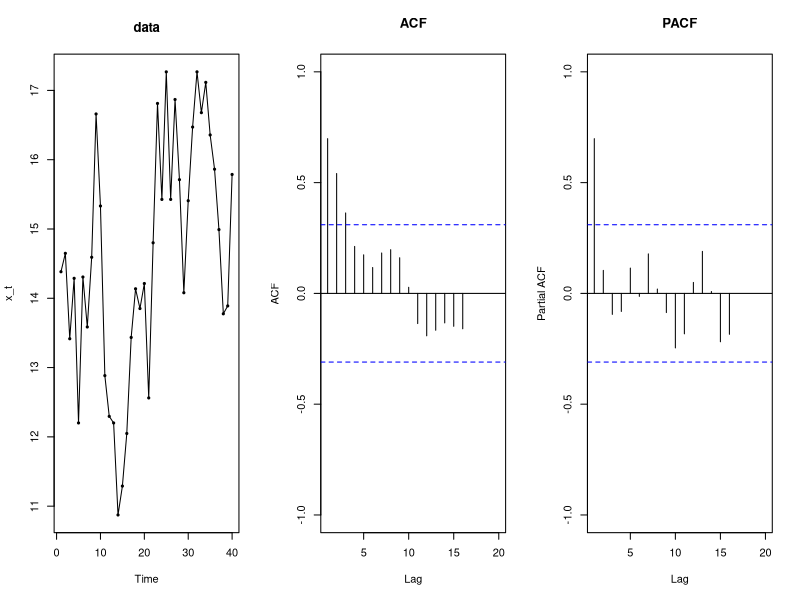
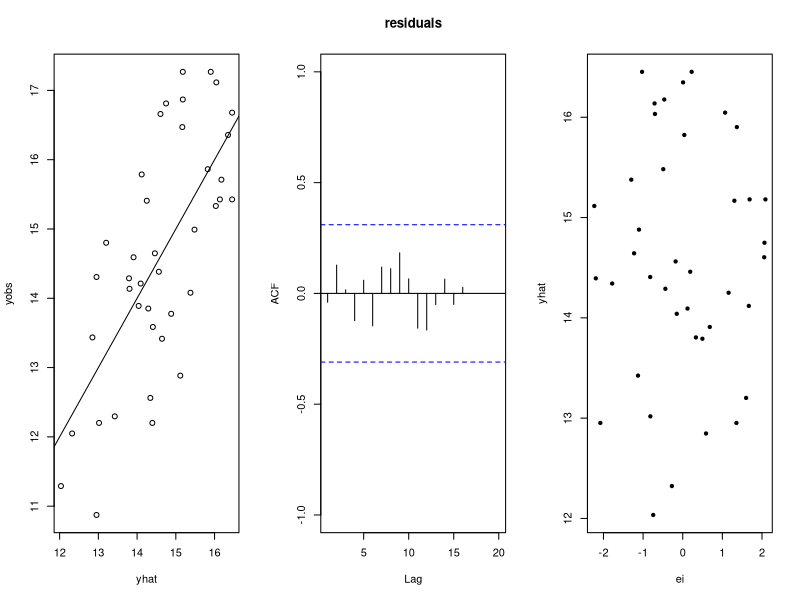
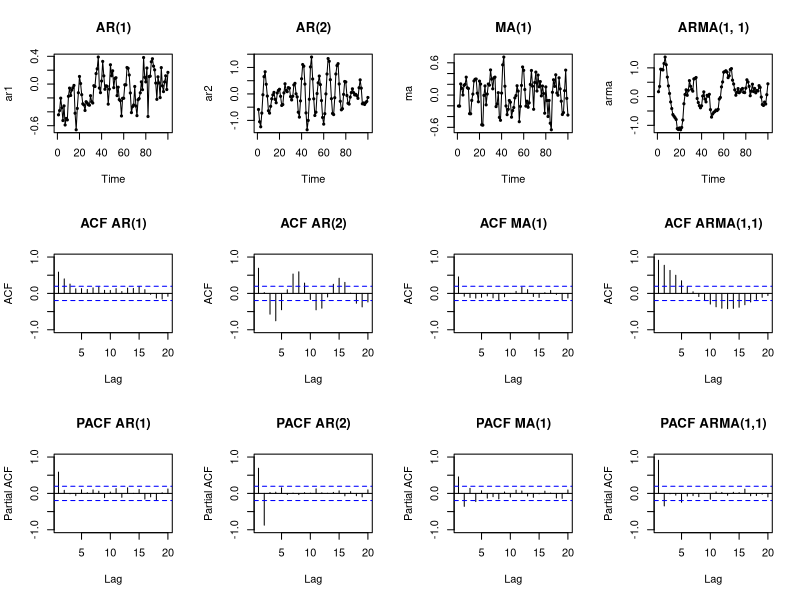
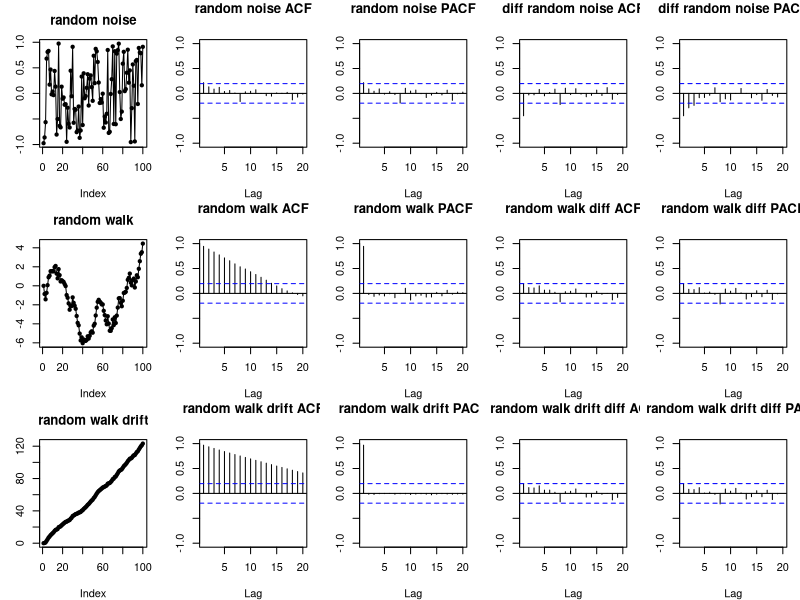

The R script that drew these images, in order:
# https://online.stat.psu.edu/stat510/lesson/3

# ****************************************
# Non-seasonal ARIMA models
# ****************************************

# also called Box-Jenkins
# the "I" indicates differencing. No differencing -> ARMA. differencing of 2nd
# order is difference of difference, etc.
# model specification is given through the order of each component -> (p, i, q):
#   - AR order: p
#   - MA order: q
#   - I order: i
#   - example: ARMA(1, 0 1) is AR(1) with no differencing and MA(1)

# identifying the model:
# explore three elements: time series, ACF and PACF

# time series plot:
#   - trend: 
#       - upward or downward linear -> 1st differences
#       - quadratic -> 2nd differences
#       - more complex -> smoothing
#   - seasonality -> seasonal differences
#   - outliers
#   - constant variance -> curved upward trend + increasing variance: log-transform

# ACF and PACF
#   - must be explored TOGETHER!!!
#   - some possible cases:
#                 PACF                   | ACF
#                 -----------------------|---------------------------------
#     - AR(1):    spike at lag 1         | tapers as rho_k = phi_1^k
#     - AR(2):    spikes at lags 1, 2    | sinusoidal, tapering
#     - MA(q):    tapering               | spikes at MA terms
#     - ARMA(p,q) tails off to 0         | tails off to 0
#

# other cases:
#   - if PACF and AF both have significant rho's over many lags, i.e., no tapering,
#     no tailing off to zero -> series may not be stationary -> do differencing!
#   - if ACF and PACF have no significant spikes anywhere -> random noise: 
#     x_t = w_t, w_t -> iid(0, sigma_w^2))
#   - if 1st differences are needed due to trend, but ACF and PACF have no spikes
#     at any lag for the differenced series -> random walk:
#     x_t = x_tminus1 + w_t, w_t -> iid(0, sigma_w^2))


ar1 <- arima.sim(model=list(ar=c(0.7)), n=100, sd=0.2)
ar2 <- arima.sim(model=list(ar=c(1.3, -0.8)), n=100, sd=0.2)
ma <- arima.sim(model=list(ma=c(0.7)), n=100, sd=0.2)
arma <- arima.sim(model=list(ma=c(0.5), ar=c(0.83)), n=100, sd=0.2)

dev.new()
par(mfcol=c(3, 4))

plot(ar1, type='o', pch=20, main='AR(1)')
acf(ar1, main='ACF AR(1)', ylim=c(-1, 1), xlim=c(1, 20))
pacf(ar1, main='PACF AR(1)', ylim=c(-1, 1), xlim=c(1, 20))

plot(ar2, type='o', pch=20, main='AR(2)')
acf(ar2, main='ACF AR(2)', ylim=c(-1, 1), xlim=c(1, 20))
pacf(ar2, main='PACF AR(2)', ylim=c(-1, 1), xlim=c(1, 20))

plot(ma, type='o', pch=20, main='MA(1)')
acf(ma, main='ACF MA(1)', ylim=c(-1, 1), xlim=c(1, 20))
pacf(ma, main='PACF MA(1)', ylim=c(-1, 1), xlim=c(1, 20))

plot(arma, type='o', pch=20, main='ARMA(1, 1)')
acf(arma, main='ACF ARMA(1,1)', ylim=c(-1, 1), xlim=c(1, 20))
pacf(arma, main='PACF ARMA(1,1)', ylim=c(-1, 1), xlim=c(1, 20))

dev.off()


# stochastic processes with no structure

# random noise
w_t <- runif(100, -1, 1)
x_t_random_noise = w_t

# random walk
x_t_random_walk <- numeric(length = 100)
x_t_random_walk[1] <- 0
for(i in 2:length(w_t)){
  x_t_random_walk[i] <- x_t_random_walk[i-1] + w_t[i]
  
}

# random walk with drift
delta <- 1.2
x_t_random_walk_drift <- numeric(length = 100)
x_t_random_walk_drift[1] <- 0
for(i in 2:length(w_t)){
  x_t_random_walk_drift[i] <- delta + x_t_random_walk_drift[i-1] + w_t[i]
  
}

windows(15, 10)
par(mfrow=c(3, 5), mar=c(4, 3, 3, 1))

plot(x_t_random_noise, type='o', pch=20, main='random noise')
acf(x_t_random_noise, xlim=c(1, 20), ylim=c(-1, 1), main='random noise ACF')
pacf(x_t_random_noise, xlim=c(1, 20), ylim=c(-1, 1), main='random noise PACF')
acf(diff(x_t_random_noise), xlim=c(1, 20), ylim=c(-1, 1), main='diff random noise ACF')
pacf(diff(x_t_random_noise), xlim=c(1, 20), ylim=c(-1, 1), main='diff random noise PACF')

plot(x_t_random_walk, type='o', pch=20, main='random walk')
acf(x_t_random_walk, xlim=c(1, 20), ylim=c(-1, 1), main='random walk ACF')
pacf(x_t_random_walk, xlim=c(1, 20), ylim=c(-1, 1), main='random walk PACF')
acf(diff(x_t_random_walk), xlim=c(1, 20), ylim=c(-1, 1), main='random walk diff ACF')
pacf(diff(x_t_random_walk), xlim=c(1, 20), ylim=c(-1, 1), main='random walk diff PACF')

plot(x_t_random_walk_drift, type='o', pch=20, main='random walk drift')
acf(x_t_random_walk_drift, xlim=c(1, 20), ylim=c(-1, 1), main='random walk drift ACF')
pacf(x_t_random_walk_drift, xlim=c(1, 20), ylim=c(-1, 1), main='random walk drift PACF')
acf(diff(x_t_random_walk_drift), xlim=c(1, 20), ylim=c(-1, 1), main='random walk drift diff ACF')
pacf(diff(x_t_random_walk_drift), xlim=c(1, 20), ylim=c(-1, 1), main='random walk drift diff PACF')

dev.off()


# ********************************
# model evaluation
# ********************************
library(forecast)
library(tseries)

# grab example series
x_t <- scan('eriedata.dat')

# convert to ts
x_t <- ts(x_t)

# check raw data, ACF and PACF
par(mfcol=c(1, 3))
plot(x_t, type='o', pch=20, main='data')
acf(x_t, xlim=c(1, 20), ylim=c(-1, 1), main='ACF')
pacf(x_t, xlim=c(1, 20), ylim=c(-1, 1), main='PACF')
# seems like AR(1) process

# stationarity test
tseries::kpss.test(x_t)

model <- Arima(x_t, order=c(1, 0, 0))

model[[3]]

# obs. vs pred, residuals acf and residuals vs. fitted
ei <- as.numeric(model$residuals)
yhat <- as.numeric(model$fitted)
yobs <- as.numeric(x_t)

par(mfcol=c(1, 3))
plot(yhat, yobs); abline(a=0, b=1)
acf(ei, xlim=c(1, 20), ylim=c(-1, 1), main='residuals')
plot(ei, yhat, pch=20)



